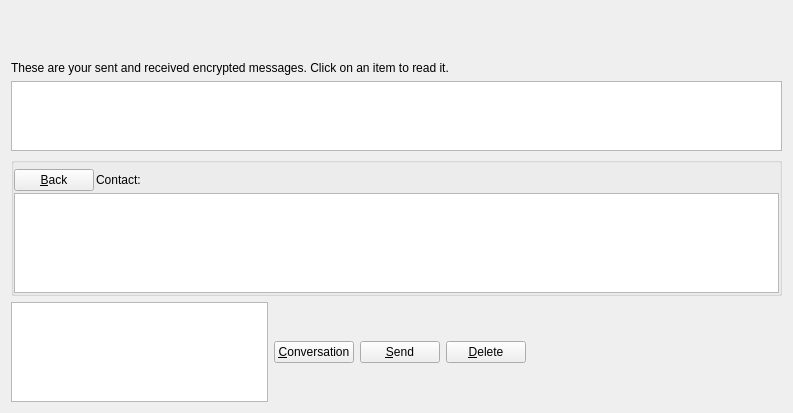
<?xml version="1.0" encoding="UTF-8"?>
<ui version="4.0">
 <class>MessagePage</class>
 <widget class="QWidget" name="MessagePage">
  <property name="geometry">
   <rect>
    <x>0</x>
    <y>0</y>
    <width>793</width>
    <height>413</height>
   </rect>
  </property>
  <property name="windowTitle">
   <string>Address Book</string>
  </property>
  <layout class="QVBoxLayout" name="verticalLayout_2">
   <item>
    <spacer name="verticalSpacer">
     <property name="orientation">
      <enum>Qt::Vertical</enum>
     </property>
     <property name="sizeType">
      <enum>QSizePolicy::Minimum</enum>
     </property>
     <property name="sizeHint" stdset="0">
      <size>
       <width>20</width>
       <height>50</height>
      </size>
     </property>
    </spacer>
   </item>
   <item>
    <widget class="QLabel" name="labelExplanation">
     <property name="text">
      <string>These are your sent and received encrypted messages. Click on an item to read it.</string>
     </property>
     <property name="textFormat">
      <enum>Qt::PlainText</enum>
     </property>
     <property name="wordWrap">
      <bool>true</bool>
     </property>
    </widget>
   </item>
   <item>
    <widget class="QTableView" name="tableView">
     <property name="contextMenuPolicy">
      <enum>Qt::CustomContextMenu</enum>
     </property>
     <property name="toolTip">
      <string>Click on a message to view it</string>
     </property>
     <property name="tabKeyNavigation">
      <bool>false</bool>
     </property>
     <property name="alternatingRowColors">
      <bool>true</bool>
     </property>
     <property name="selectionMode">
      <enum>QAbstractItemView::SingleSelection</enum>
     </property>
     <property name="selectionBehavior">
      <enum>QAbstractItemView::SelectRows</enum>
     </property>
     <property name="sortingEnabled">
      <bool>true</bool>
     </property>
     <attribute name="verticalHeaderVisible">
      <bool>false</bool>
     </attribute>
    </widget>
   </item>
   <item>
    <layout class="QVBoxLayout" name="verticalLayout">
     <item>
      <widget class="QGroupBox" name="messageDetails">
       <property name="title">
        <string/>
       </property>
       <layout class="QVBoxLayout" name="verticalLayout_4">
        <property name="spacing">
         <number>2</number>
        </property>
        <property name="leftMargin">
         <number>0</number>
        </property>
        <property name="topMargin">
         <number>6</number>
        </property>
        <property name="rightMargin">
         <number>0</number>
        </property>
        <property name="bottomMargin">
         <number>0</number>
        </property>
        <item>
         <layout class="QHBoxLayout" name="horizontalLayout_3">
          <item>
           <widget class="QPushButton" name="backButton">
            <property name="text">
             <string>&amp;Back</string>
            </property>
            <property name="icon">
             <iconset resource="../bitcoin.qrc">
              <normaloff>:/icons/back</normaloff>:/icons/back</iconset>
            </property>
           </widget>
          </item>
          <item>
           <widget class="QLabel" name="labelContact">
            <property name="text">
             <string>Contact:</string>
            </property>
           </widget>
          </item>
          <item>
           <widget class="QLabel" name="contactLabel">
            <property name="text">
             <string/>
            </property>
           </widget>
          </item>
          <item>
           <spacer name="horizontalSpacer_3">
            <property name="orientation">
             <enum>Qt::Horizontal</enum>
            </property>
            <property name="sizeHint" stdset="0">
             <size>
              <width>40</width>
              <height>20</height>
             </size>
            </property>
           </spacer>
          </item>
         </layout>
        </item>
        <item>
         <widget class="QListView" name="listConversation">
          <property name="contextMenuPolicy">
           <enum>Qt::CustomContextMenu</enum>
          </property>
         </widget>
        </item>
        <item>
         <layout class="QVBoxLayout" name="verticalLayout_3"/>
        </item>
       </layout>
      </widget>
     </item>
     <item>
      <layout class="QHBoxLayout" name="horizontalLayout">
       <item>
        <widget class="QPlainTextEdit" name="messageEdit">
         <property name="minimumSize">
          <size>
           <width>30</width>
           <height>40</height>
          </size>
         </property>
        </widget>
       </item>
       <item>
        <widget class="QPushButton" name="newButton">
         <property name="text">
          <string>&amp;Conversation</string>
         </property>
         <property name="icon">
          <iconset resource="../bitcoin.qrc">
           <normaloff>:/icons/add</normaloff>:/icons/add</iconset>
         </property>
        </widget>
       </item>
       <item>
        <widget class="QPushButton" name="sendButton">
         <property name="toolTip">
          <string>Send a message to the current conversation</string>
         </property>
         <property name="text">
          <string>&amp;Send</string>
         </property>
         <property name="icon">
          <iconset resource="../bitcoin.qrc">
           <normaloff>:/icons/send</normaloff>:/icons/send</iconset>
         </property>
        </widget>
       </item>
       <item>
        <widget class="QPushButton" name="deleteButton">
         <property name="toolTip">
          <string>Delete the currently selected address from the list</string>
         </property>
         <property name="text">
          <string>&amp;Delete</string>
         </property>
         <property name="icon">
          <iconset resource="../bitcoin.qrc">
           <normaloff>:/icons/remove</normaloff>:/icons/remove</iconset>
         </property>
        </widget>
       </item>
       <item>
        <spacer name="horizontalSpacer">
         <property name="orientation">
          <enum>Qt::Horizontal</enum>
         </property>
         <property name="sizeHint" stdset="0">
          <size>
           <width>40</width>
           <height>20</height>
          </size>
         </property>
        </spacer>
       </item>
      </layout>
     </item>
    </layout>
   </item>
  </layout>
 </widget>
 <resources>
  <include location="../bitcoin.qrc"/>
 </resources>
 <connections/>
</ui>
